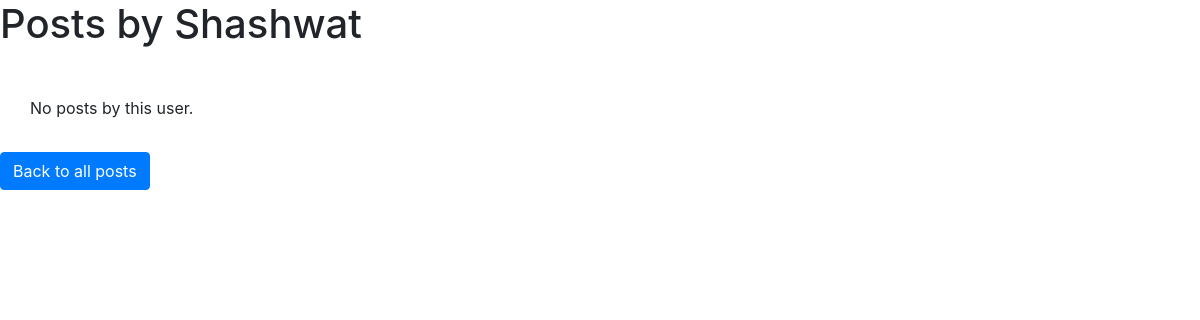
Before: /user/Shashwat/ with the older database file.
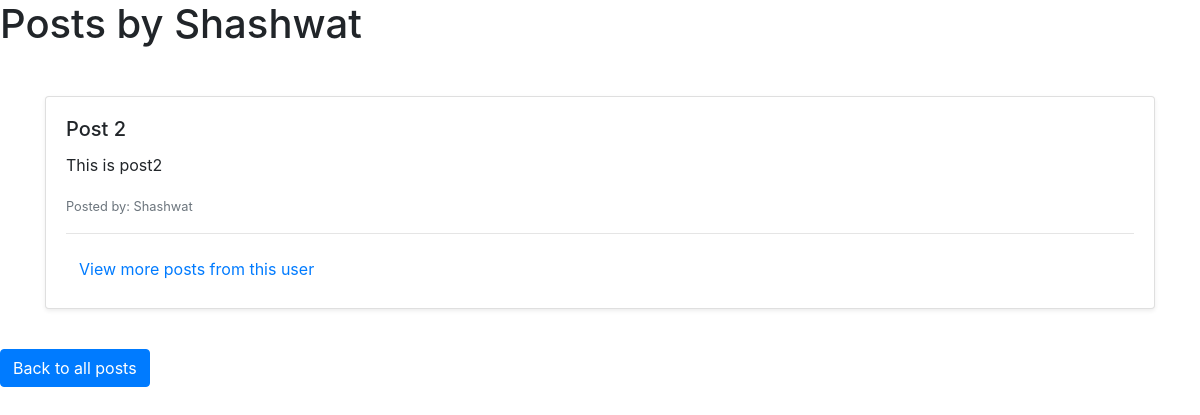
After: the same page with the newer database file.
### blogapp/models.py (models this page shows, shortened)
class Post(models.Model):
    title = models.CharField(max_length=50)
    description = models.CharField(max_length = 1000)
    author = models.ForeignKey(User,on_delete=models.CASCADE)

### blogapp/views.py (the view)
# urls.py: path('user/<str:username>/', views.post_list_by_user, name='posts_by_user'),
def post_list_by_user(request,username):
    user = get_object_or_404(User,username=username)
    posts = Post.objects.filter(author = user )
    return render(request, 'posts_by_user.html', {'user': user, 'posts': posts})

### blogapp/templates/posts_by_user.html (shortened to what this page needs)
{% extends 'base.html' %}
{% block body %}
    <h1>Posts by {{ user.username }}</h1>
    <div class="container mt-5">
        <div class="row">
            {% for post in posts %}
                <div class="col-12 mb-4">
                    <div class="card shadow-sm">
                        <div class="card-body">
                            <h5 class="card-title">{{ post.title }}</h5>
                            <p class="card-text">{{ post.description }}</p>
                            <p class="card-text"><small class="text-muted">Posted by: {{ post.author.username }}</small></p>
                            <hr>
                            <a href="{% url 'posts_by_user' post.author.username %}" class="btn btn-link">View more posts from this user</a>
                        </div>
                    </div>
                </div>
            {% empty %}
                <p>No posts by this user.</p>
            {% endfor %}
        </div>
    </div>
    <a href="{% url 'dashboard' %}" class="btn btn-primary mt-3">Back to all posts</a>
{% endblock %}

### blogapp/templates/base.html (shortened to what this page needs)
<!doctype html>
<html lang="en">
  <head>
    <link rel="stylesheet" href="https://cdn.jsdelivr.net/npm/bootstrap@4.4.1/dist/css/bootstrap.min.css">
  </head>
  <body>
    {% block body %}
    {% endblock %}
  </body>
</html>

Changed rows visible on the page:
added Post: title "Post 2", description "This is post2", author.username "Shashwat"
Other visible differences:
text no longer shown: "No posts by this user."
